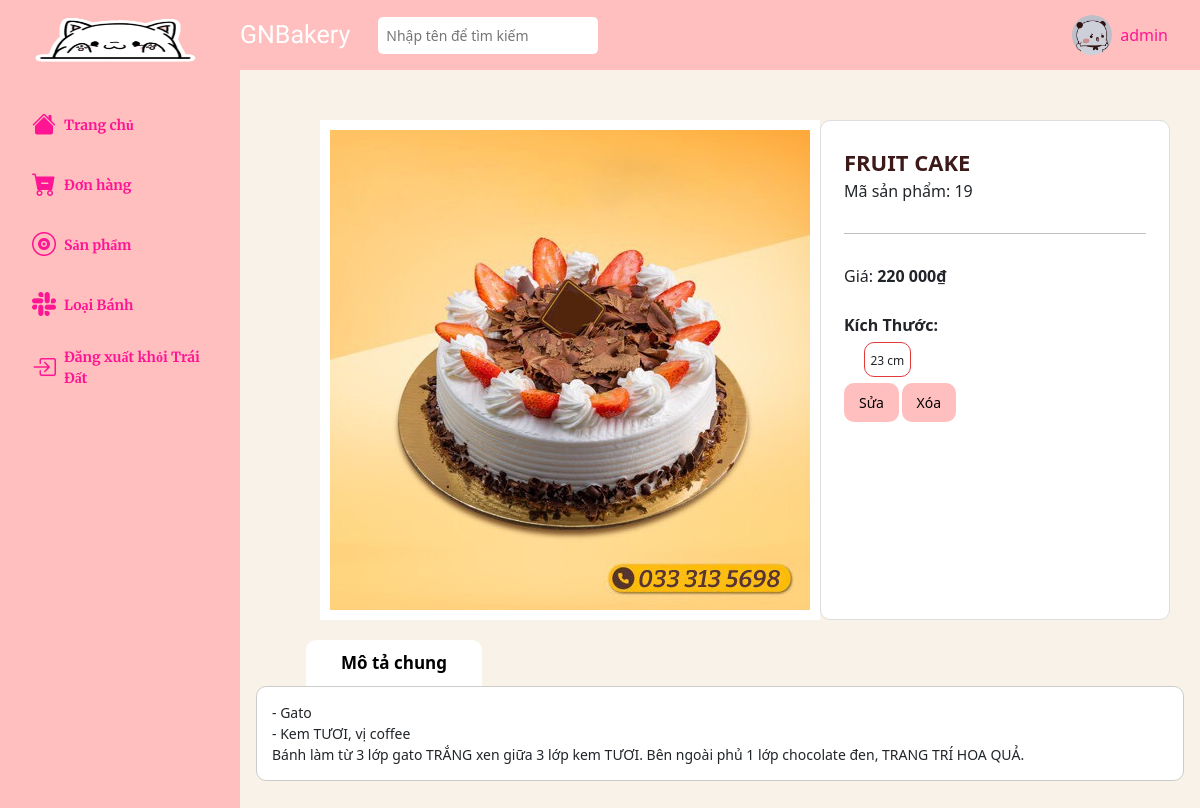
The page /admin/products/show.php?id=19 (signed in) on the database its author committed.
### tables this page shows
CREATE TABLE `products` (
  `id` int(11) NOT NULL,
  `name` varchar(50) NOT NULL,
  `image` varchar(255) NOT NULL,
  `size` int(11) NOT NULL,
  `price` float NOT NULL,
  `description` text NOT NULL,
  `status` tinyint(1) NOT NULL DEFAULT '1',
  `category_detail_id` int(11) NOT NULL,
  `admin_id` int(11) NOT NULL
);

### admin/products/show.php (the view, shortened to what this page needs)
<?php
    include '../navbar-vertical.php';
    $id = $_GET['id'];
    require_once '../../database/connect.php';
    $sql = "select * from products where id = '$id'";
    $result = mysqli_query($connect, $sql);
    $each = mysqli_fetch_array($result);
?>
<div class="main__container">
    <div class="product">
        <div class="product-content">
            <div class="product-content-left">
                <img class="image-img hide-on-mobile-tablet" src="../../assets/images/products/<?= $each['image'] ?>" data-zoom-image="../../assets/images/products/<?= $each['image'] ?>" />
            </div>
            <div class="product-content-right">
                <div class="product-content-right-name">
                    <h1><?= $each['name'] ?></h1>
                    <p>Mã sản phẩm: <?= $each['id'] ?></p>
                </div>
                <hr>
                <div class="product-price">
                    <p class="line-price">
                        <span class="">Giá: </span>
                        <span class="ProductPrice" itemprop="price" content="220000">
                            <?= number_format($each['price'], 0, '.', ' ') ?>&#8363
                        </span>
                    </p>
                </div>
                <div class="product-select-swatch">
                    <div class="product-select-swatch-text">
                        <p>Kích Thước:</p>
                    </div>
                    <div class="select-swap">
                        <div class="data-one">
                            <label for="swatch" class="sd">
                                <?= $each['size'] ?> cm
                            </label>
                        </div>
                    </div>
                </div>
                <div class="product-actions">
                    <a href="form_update.php?id=<?= $each['id'] ?>&admin_id=<?= $each['admin_id'] ?>" id="AddToCart" class="btnAddtocart">Sửa</a>
                    <a onclick="return confirm('Bạn chắc chắn muốn xóa?')" href="delete.php?id=<?= $each['id'] ?>&admin_id=<?= $each['admin_id'] ?>" id="buy-now" class="btnBuynow">
                    Xóa
                </a>
                </div>
            </div>
        </div>
    </div>
    <div class="product-tab">
        <div class="tab" >
            <button class="tablinks" >Mô tả chung</button>
        </div>
        <div class="content-product-tab">
            <?= nl2br($each['description']) ?>
        </div>
    </div>
</div>
</body>
</html>

### assets/css/admin.css (style rules this page uses)
html { font-size: 62.5%; line-height: 1.6rem; font-family: 'Roboto', sans-serif; box-sizing: border-box; }
a { color: #FF1493; }
* { box-sizing: inherit; }
:root { --text-color: #FF1493; --background-color: #f8f2e8; --navbar-color: #ffbfbf; --navbar-vertical-width : 240px; --header-height: 70px; }
body { background-color: var(--background-color); }
.main__form, .main__container { margin-left: var(--navbar-vertical-width); min-height: 80vh; margin-top: 30px; }
.product-content { background: #f8f2e8; padding: 20px 30px; display: flex; width: 100%; }
.product-content-left { margin-left: 50px; width: 50%; }
.image-img { border: 10px solid white; }
.product-content-right { margin-left: 50px; padding: 28px 23px; background: #fff; border-radius: 10px; border: solid 1px #ddd; width: 70%; }
.product-content-right-name h1 { font-size: 22px; color: #3d1a1a; margin: 0; font-weight: bolder; }
.product-content-right-name p { margin-top: 4px; font-size: 1.6rem; }
.product-content-right hr { clear: both; border-top:1px solid black; border-width: 1px 0 0; margin: 30px 0; height: 0; }
.line-price { font-size: 1.6rem; }
.ProductPrice { font-weight: bolder; }
.product-select-swatch { margin-top: 25px; }
.product-select-swatch-text p { margin: 0; font-weight: bold; margin-bottom: 5px; display: inline-block; position: relative; font-size: 1.6rem; }
.select-swap { display: flex; }
.data-one { -webkit-font-smoothing: antialiased; display: inline-block; position: relative; margin-left: 20px; }
.data-one label { border-radius: 10px; float: left; width: 130%; height: 35px; margin: 0; text-align: center; line-height: 35px; white-space: nowrap; font-size: 12px; border: 1px solid #ccc; cursor: pointer; position: relative; }
.data-one label.sd { border: 1px solid #e4393c; }
.product-actions { margin-top: 15px; }
.product-actions #AddToCart, .product-actions #buy-now { background: var(--navbar-color); color: rgb(0, 0, 0); padding: 10px 15px; border-radius: 10px; border: none; font-size: 1.4rem; text-decoration: none; }
.product-tab { margin: 0 16px 32px; }
.tab { margin-left:50px; overflow: hidden; }
.tab button { border: none; cursor: pointer; padding: 14px 16px; transition: 0.3s; font-size: 17px; color: black; font-weight: bolder; padding: 10px 35px; background: #fff; border-top-left-radius: 10px; border-top-right-radius: 10px; }
.content-product-tab { background: #fff; padding: 15px; border-radius: 10px; border: 1px solid #ccc; font-size: 1.4rem; }

### rows shown on the page
products: image (picture), name "FRUIT CAKE", id "19", price "220 000", size "23", description "- Gato - Kem TƯƠI, vị coffee Bánh làm từ 3 lớp gato TRẮNG xen giữa 3 lớp kem TƯƠI. Bên ngoài phủ 1 lớp chocolate đen, TRANG TRÍ HOA QUẢ."

### other values the page prints
$_SESSION['name'] "admin"
